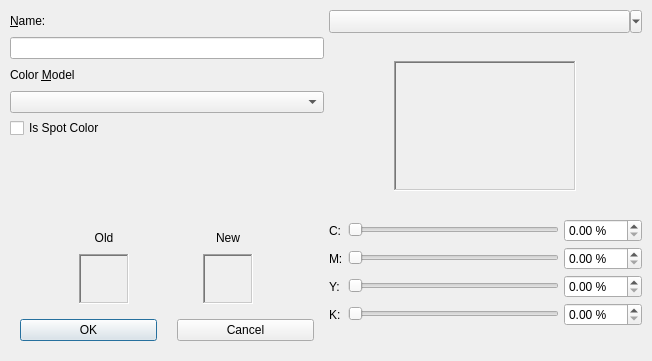
<?xml version="1.0" encoding="UTF-8"?>
<ui version="4.0">
 <class>CMYKChooseBase</class>
 <widget class="QDialog" name="CMYKChooseBase">
  <property name="geometry">
   <rect>
    <x>0</x>
    <y>0</y>
    <width>652</width>
    <height>361</height>
   </rect>
  </property>
  <property name="windowTitle">
   <string>Edit Color</string>
  </property>
  <layout class="QHBoxLayout" name="horizontalLayout">
   <property name="spacing">
    <number>5</number>
   </property>
   <property name="leftMargin">
    <number>10</number>
   </property>
   <property name="topMargin">
    <number>10</number>
   </property>
   <property name="rightMargin">
    <number>10</number>
   </property>
   <property name="bottomMargin">
    <number>10</number>
   </property>
   <item>
    <layout class="QVBoxLayout" name="verticalLayout">
     <item>
      <widget class="QLabel" name="label">
       <property name="minimumSize">
        <size>
         <width>200</width>
         <height>22</height>
        </size>
       </property>
       <property name="text">
        <string>&amp;Name:</string>
       </property>
       <property name="buddy">
        <cstring>ColorName</cstring>
       </property>
      </widget>
     </item>
     <item>
      <widget class="QLineEdit" name="ColorName">
       <property name="minimumSize">
        <size>
         <width>200</width>
         <height>22</height>
        </size>
       </property>
      </widget>
     </item>
     <item>
      <widget class="QLabel" name="label_2">
       <property name="minimumSize">
        <size>
         <width>100</width>
         <height>22</height>
        </size>
       </property>
       <property name="text">
        <string>Color &amp;Model</string>
       </property>
       <property name="buddy">
        <cstring>ComboBox1</cstring>
       </property>
      </widget>
     </item>
     <item>
      <widget class="ScComboBox" name="ComboBox1"/>
     </item>
     <item>
      <widget class="QCheckBox" name="Separations">
       <property name="text">
        <string>Is Spot Color</string>
       </property>
      </widget>
     </item>
     <item>
      <spacer name="verticalSpacer">
       <property name="orientation">
        <enum>Qt::Vertical</enum>
       </property>
       <property name="sizeHint" stdset="0">
        <size>
         <width>20</width>
         <height>40</height>
        </size>
       </property>
      </spacer>
     </item>
     <item>
      <layout class="QGridLayout" name="gridLayout">
       <item row="0" column="1">
        <widget class="QLabel" name="label_4">
         <property name="minimumSize">
          <size>
           <width>50</width>
           <height>22</height>
          </size>
         </property>
         <property name="maximumSize">
          <size>
           <width>100</width>
           <height>22</height>
          </size>
         </property>
         <property name="text">
          <string>New</string>
         </property>
         <property name="alignment">
          <set>Qt::AlignCenter</set>
         </property>
        </widget>
       </item>
       <item row="0" column="0">
        <widget class="QLabel" name="label_3">
         <property name="minimumSize">
          <size>
           <width>50</width>
           <height>22</height>
          </size>
         </property>
         <property name="maximumSize">
          <size>
           <width>100</width>
           <height>22</height>
          </size>
         </property>
         <property name="text">
          <string>Old</string>
         </property>
         <property name="alignment">
          <set>Qt::AlignCenter</set>
         </property>
        </widget>
       </item>
       <item row="1" column="0">
        <widget class="QLabel" name="OldC">
         <property name="minimumSize">
          <size>
           <width>50</width>
           <height>50</height>
          </size>
         </property>
         <property name="maximumSize">
          <size>
           <width>50</width>
           <height>50</height>
          </size>
         </property>
         <property name="frameShape">
          <enum>QFrame::WinPanel</enum>
         </property>
         <property name="frameShadow">
          <enum>QFrame::Sunken</enum>
         </property>
         <property name="text">
          <string/>
         </property>
         <property name="scaledContents">
          <bool>true</bool>
         </property>
         <property name="alignment">
          <set>Qt::AlignCenter</set>
         </property>
        </widget>
       </item>
       <item row="1" column="1">
        <widget class="QLabel" name="NewC">
         <property name="minimumSize">
          <size>
           <width>50</width>
           <height>50</height>
          </size>
         </property>
         <property name="maximumSize">
          <size>
           <width>50</width>
           <height>50</height>
          </size>
         </property>
         <property name="frameShape">
          <enum>QFrame::WinPanel</enum>
         </property>
         <property name="frameShadow">
          <enum>QFrame::Sunken</enum>
         </property>
         <property name="text">
          <string/>
         </property>
         <property name="scaledContents">
          <bool>true</bool>
         </property>
         <property name="alignment">
          <set>Qt::AlignCenter</set>
         </property>
        </widget>
       </item>
      </layout>
     </item>
     <item>
      <layout class="QHBoxLayout" name="horizontalLayout_5">
       <property name="spacing">
        <number>20</number>
       </property>
       <property name="leftMargin">
        <number>10</number>
       </property>
       <property name="topMargin">
        <number>10</number>
       </property>
       <property name="rightMargin">
        <number>10</number>
       </property>
       <property name="bottomMargin">
        <number>10</number>
       </property>
       <item>
        <widget class="QPushButton" name="buttonOK">
         <property name="text">
          <string>OK</string>
         </property>
         <property name="default">
          <bool>true</bool>
         </property>
        </widget>
       </item>
       <item>
        <widget class="QPushButton" name="buttonCancel">
         <property name="text">
          <string>Cancel</string>
         </property>
        </widget>
       </item>
      </layout>
     </item>
    </layout>
   </item>
   <item>
    <widget class="QFrame" name="frame">
     <property name="frameShape">
      <enum>QFrame::NoFrame</enum>
     </property>
     <property name="frameShadow">
      <enum>QFrame::Raised</enum>
     </property>
     <layout class="QVBoxLayout" name="verticalLayout_2">
      <property name="spacing">
       <number>5</number>
      </property>
      <property name="leftMargin">
       <number>0</number>
      </property>
      <property name="topMargin">
       <number>0</number>
      </property>
      <property name="rightMargin">
       <number>0</number>
      </property>
      <property name="bottomMargin">
       <number>0</number>
      </property>
      <item>
       <widget class="SwatchCombo" name="Swatches">
        <property name="sizePolicy">
         <sizepolicy hsizetype="Expanding" vsizetype="Fixed">
          <horstretch>0</horstretch>
          <verstretch>0</verstretch>
         </sizepolicy>
        </property>
        <property name="text">
         <string/>
        </property>
        <property name="popupMode">
         <enum>QToolButton::MenuButtonPopup</enum>
        </property>
       </widget>
      </item>
      <item>
       <widget class="QStackedWidget" name="TabStack">
        <property name="frameShape">
         <enum>QFrame::NoFrame</enum>
        </property>
        <property name="currentIndex">
         <number>0</number>
        </property>
        <widget class="QWidget" name="page">
         <layout class="QHBoxLayout" name="horizontalLayout_6">
          <property name="spacing">
           <number>0</number>
          </property>
          <property name="leftMargin">
           <number>0</number>
          </property>
          <property name="topMargin">
           <number>0</number>
          </property>
          <property name="rightMargin">
           <number>0</number>
          </property>
          <property name="bottomMargin">
           <number>0</number>
          </property>
          <item alignment="Qt::AlignHCenter|Qt::AlignVCenter">
           <widget class="QFrame" name="frame_2">
            <property name="frameShape">
             <enum>QFrame::NoFrame</enum>
            </property>
            <property name="frameShadow">
             <enum>QFrame::Sunken</enum>
            </property>
            <layout class="QVBoxLayout" name="verticalLayout_3">
             <item>
              <widget class="QFrame" name="frame_3">
               <property name="minimumSize">
                <size>
                 <width>182</width>
                 <height>130</height>
                </size>
               </property>
               <property name="maximumSize">
                <size>
                 <width>182</width>
                 <height>130</height>
                </size>
               </property>
               <property name="frameShape">
                <enum>QFrame::WinPanel</enum>
               </property>
               <property name="frameShadow">
                <enum>QFrame::Sunken</enum>
               </property>
               <layout class="QHBoxLayout" name="horizontalLayout_7">
                <property name="spacing">
                 <number>0</number>
                </property>
                <property name="leftMargin">
                 <number>0</number>
                </property>
                <property name="topMargin">
                 <number>0</number>
                </property>
                <property name="rightMargin">
                 <number>0</number>
                </property>
                <property name="bottomMargin">
                 <number>0</number>
                </property>
                <item>
                 <widget class="ColorChart" name="ColorMap" native="true">
                  <property name="minimumSize">
                   <size>
                    <width>180</width>
                    <height>128</height>
                   </size>
                  </property>
                  <property name="maximumSize">
                   <size>
                    <width>180</width>
                    <height>128</height>
                   </size>
                  </property>
                 </widget>
                </item>
               </layout>
              </widget>
             </item>
            </layout>
           </widget>
          </item>
         </layout>
        </widget>
        <widget class="QWidget" name="page_2">
         <layout class="QHBoxLayout" name="horizontalLayout_2">
          <property name="spacing">
           <number>0</number>
          </property>
          <property name="leftMargin">
           <number>0</number>
          </property>
          <property name="topMargin">
           <number>0</number>
          </property>
          <property name="rightMargin">
           <number>0</number>
          </property>
          <property name="bottomMargin">
           <number>0</number>
          </property>
          <item>
           <widget class="ColorListBox" name="ColorSwatch"/>
          </item>
         </layout>
        </widget>
       </widget>
      </item>
      <item>
       <layout class="QGridLayout" name="slidersLayout">
        <item row="0" column="1">
         <widget class="ScColorSlider" name="CyanSL">
          <property name="minimumSize">
           <size>
            <width>200</width>
            <height>16</height>
           </size>
          </property>
          <property name="minimum">
           <number>0</number>
          </property>
          <property name="maximum">
           <number>100</number>
          </property>
          <property name="orientation">
           <enum>Qt::Horizontal</enum>
          </property>
         </widget>
        </item>
        <item row="3" column="1">
         <widget class="ScColorSlider" name="BlackSL">
          <property name="minimumSize">
           <size>
            <width>200</width>
            <height>16</height>
           </size>
          </property>
          <property name="minimum">
           <number>0</number>
          </property>
          <property name="maximum">
           <number>100</number>
          </property>
          <property name="orientation">
           <enum>Qt::Horizontal</enum>
          </property>
         </widget>
        </item>
        <item row="3" column="0">
         <widget class="QLabel" name="BlackT">
          <property name="text">
           <string>K:</string>
          </property>
         </widget>
        </item>
        <item row="1" column="1">
         <widget class="ScColorSlider" name="MagentaSL">
          <property name="minimumSize">
           <size>
            <width>200</width>
            <height>16</height>
           </size>
          </property>
          <property name="minimum">
           <number>0</number>
          </property>
          <property name="maximum">
           <number>100</number>
          </property>
          <property name="orientation">
           <enum>Qt::Horizontal</enum>
          </property>
         </widget>
        </item>
        <item row="3" column="2">
         <widget class="ScrSpinBox" name="BlackSp">
          <property name="suffix">
           <string> %</string>
          </property>
          <property name="minimum">
           <double>0.000000000000000</double>
          </property>
          <property name="maximum">
           <double>100.000000000000000</double>
          </property>
         </widget>
        </item>
        <item row="2" column="1">
         <widget class="ScColorSlider" name="YellowSL">
          <property name="minimumSize">
           <size>
            <width>200</width>
            <height>16</height>
           </size>
          </property>
          <property name="minimum">
           <number>0</number>
          </property>
          <property name="maximum">
           <number>100</number>
          </property>
          <property name="orientation">
           <enum>Qt::Horizontal</enum>
          </property>
         </widget>
        </item>
        <item row="0" column="0">
         <widget class="QLabel" name="CyanT">
          <property name="text">
           <string>C:</string>
          </property>
         </widget>
        </item>
        <item row="2" column="2">
         <widget class="ScrSpinBox" name="YellowSp">
          <property name="suffix">
           <string> %</string>
          </property>
          <property name="minimum">
           <double>0.000000000000000</double>
          </property>
          <property name="maximum">
           <double>100.000000000000000</double>
          </property>
         </widget>
        </item>
        <item row="1" column="2">
         <widget class="ScrSpinBox" name="MagentaSp">
          <property name="suffix">
           <string> %</string>
          </property>
          <property name="minimum">
           <double>0.000000000000000</double>
          </property>
          <property name="maximum">
           <double>100.000000000000000</double>
          </property>
         </widget>
        </item>
        <item row="1" column="0">
         <widget class="QLabel" name="MagentaT">
          <property name="text">
           <string>M:</string>
          </property>
         </widget>
        </item>
        <item row="0" column="2">
         <widget class="ScrSpinBox" name="CyanSp">
          <property name="suffix">
           <string> %</string>
          </property>
          <property name="minimum">
           <double>0.000000000000000</double>
          </property>
          <property name="maximum">
           <double>100.000000000000000</double>
          </property>
         </widget>
        </item>
        <item row="2" column="0">
         <widget class="QLabel" name="YellowT">
          <property name="text">
           <string>Y:</string>
          </property>
         </widget>
        </item>
       </layout>
      </item>
      <item>
       <spacer name="verticalSpacer_2">
        <property name="orientation">
         <enum>Qt::Vertical</enum>
        </property>
        <property name="sizeHint" stdset="0">
         <size>
          <width>20</width>
          <height>40</height>
         </size>
        </property>
       </spacer>
      </item>
     </layout>
    </widget>
   </item>
  </layout>
 </widget>
 <customwidgets>
  <customwidget>
   <class>SwatchCombo</class>
   <extends>QToolButton</extends>
   <header>ui/swatchcombo.h</header>
  </customwidget>
  <customwidget>
   <class>ScComboBox</class>
   <extends>QComboBox</extends>
   <header>ui/sccombobox.h</header>
  </customwidget>
  <customwidget>
   <class>ColorChart</class>
   <extends>QWidget</extends>
   <header>ui/colorchart.h</header>
   <container>1</container>
  </customwidget>
  <customwidget>
   <class>ColorListBox</class>
   <extends>QListView</extends>
   <header>ui/colorlistbox.h</header>
  </customwidget>
  <customwidget>
   <class>ScrSpinBox</class>
   <extends>QDoubleSpinBox</extends>
   <header>ui/scrspinbox.h</header>
  </customwidget>
  <customwidget>
   <class>ScColorSlider</class>
   <extends>QSlider</extends>
   <header>ui/sccolorslider.h</header>
  </customwidget>
 </customwidgets>
 <tabstops>
  <tabstop>ColorName</tabstop>
  <tabstop>ComboBox1</tabstop>
  <tabstop>Separations</tabstop>
  <tabstop>Swatches</tabstop>
  <tabstop>ColorSwatch</tabstop>
  <tabstop>CyanSL</tabstop>
  <tabstop>CyanSp</tabstop>
  <tabstop>MagentaSL</tabstop>
  <tabstop>MagentaSp</tabstop>
  <tabstop>YellowSL</tabstop>
  <tabstop>YellowSp</tabstop>
  <tabstop>BlackSL</tabstop>
  <tabstop>BlackSp</tabstop>
  <tabstop>buttonOK</tabstop>
  <tabstop>buttonCancel</tabstop>
 </tabstops>
 <resources/>
 <connections/>
</ui>
